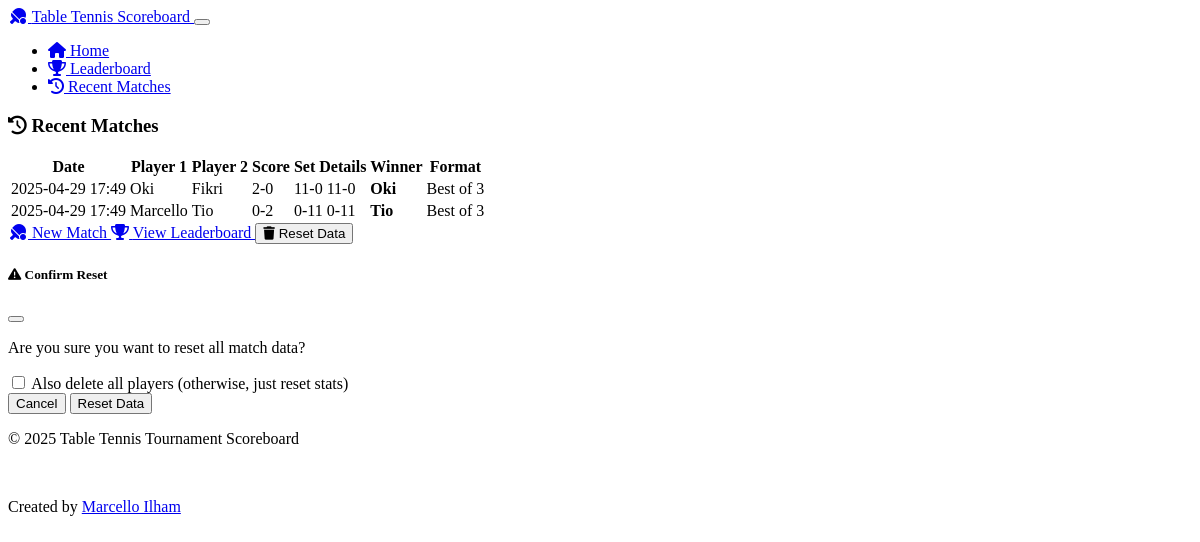
Page /recent on the committed database.
### models.py (models this page shows, shortened)
class Match(db.Model):
    id = db.Column(db.Integer, primary_key=True)
    player1_id = db.Column(db.Integer, db.ForeignKey('player.id'), nullable=False)
    player2_id = db.Column(db.Integer, db.ForeignKey('player.id'), nullable=False)
    player1_sets = db.Column(db.Integer, nullable=False)
    player2_sets = db.Column(db.Integer, nullable=False)
    winner_id = db.Column(db.Integer, db.ForeignKey('player.id'), nullable=False)
    match_date = db.Column(db.DateTime, default=datetime.utcnow)
    set_scores = db.Column(db.String(255), nullable=False)
    max_sets = db.Column(db.Integer, default=3)
    first_server = db.Column(db.Integer, db.ForeignKey('player.id'), nullable=False)
    player1 = db.relationship('Player', foreign_keys=[player1_id])
    player2 = db.relationship('Player', foreign_keys=[player2_id])
    winner = db.relationship('Player', foreign_keys=[winner_id])
    first_server_player = db.relationship('Player', foreign_keys=[first_server])
    def set_scores_list(self):
        try:
            return json.loads(self.set_scores)
        except:
            return []

class Player(db.Model):
    id = db.Column(db.Integer, primary_key=True)
    name = db.Column(db.String(64), unique=True, nullable=False)
    wins = db.Column(db.Integer, default=0)
    matches_played = db.Column(db.Integer, default=0)
    created_at = db.Column(db.DateTime, default=datetime.utcnow)

### routes.py (the view)
@app.route('/recent')
def recent_matches():
    matches = Match.query.order_by(Match.match_date.desc()).all()
    return render_template('recent.html', matches=matches)

### templates/recent.html
{% extends 'base.html' %}
{% block content %}
<div class="container">
    <div class="row mb-4">
        <div class="col-12">
            <div class="card shadow">
                <div class="card-header bg-info text-white">
                    <h3 class="mb-0"><i class="fas fa-history me-2"></i> Recent Matches</h3>
                </div>
                <div class="card-body">
                    {% if matches %}
                        <div class="table-responsive">
                            <table class="table table-hover align-middle">
                                <thead>
                                    <tr>
                                        <th>Date</th>
                                        <th>Player 1</th>
                                        <th>Player 2</th>
                                        <th>Score</th>
                                        <th>Set Details</th>
                                        <th>Winner</th>
                                        <th>Format</th>
                                    </tr>
                                </thead>
                                <tbody>
                                    {% for match in matches %}
                                    <tr>
                                        <td>{{ match.match_date.strftime('%Y-%m-%d %H:%M') }}</td>
                                        <td>{{ match.player1.name }}</td>
                                        <td>{{ match.player2.name }}</td>
                                        <td>{{ match.player1_sets }}-{{ match.player2_sets }}</td>
                                        <td>
                                            {% if match.set_scores %}
                                                {% for set_score in match.set_scores_list() %}
                                                    <span class="badge bg-light text-dark">
                                                        {{ set_score.player1_score }}-{{ set_score.player2_score }}
                                                    </span>
                                                {% endfor %}
                                            {% else %}
                                                <em>No detailed scores</em>
                                            {% endif %}
                                        </td>
                                        <td>
                                            <strong>{{ match.winner.name }}</strong>
                                        </td>
                                        <td>Best of {{ match.max_sets }}</td>
                                    </tr>
                                    {% endfor %}
                                </tbody>
                            </table>
                        </div>
                    {% else %}
                        <div class="alert alert-info">
                            <i class="fas fa-info-circle me-2"></i> No matches have been played yet.
                        </div>
                    {% endif %}
                </div>
            </div>
        </div>
    </div>
    <div class="d-flex justify-content-center gap-3 mb-5">
        <a href="{{ url_for('index') }}" class="btn btn-primary">
            <i class="fas fa-table-tennis-paddle-ball me-1"></i> New Match
        </a>
        <a href="{{ url_for('leaderboard') }}" class="btn btn-outline-primary">
            <i class="fas fa-trophy me-1"></i> View Leaderboard
        </a>
        <button type="button" class="btn btn-danger" data-bs-toggle="modal" data-bs-target="#resetModal">
            <i class="fas fa-trash me-1"></i> Reset Data
        </button>
    </div>
</div>
<div class="modal fade" id="resetModal" tabindex="-1" aria-labelledby="resetModalLabel" aria-hidden="true">
    <div class="modal-dialog">
        <div class="modal-content">
            <div class="modal-header bg-danger text-white">
                <h5 class="modal-title" id="resetModalLabel"><i class="fas fa-exclamation-triangle me-2"></i> Confirm Reset</h5>
                <button type="button" class="btn-close" data-bs-dismiss="modal" aria-label="Close"></button>
            </div>
            <div class="modal-body">
                <p>Are you sure you want to reset all match data?</p>
                <form id="resetForm" action="{{ url_for('reset_data') }}" method="POST">
                    <div class="form-check mb-3">
                        <input class="form-check-input" type="checkbox" name="delete_players" value="true" id="deletePlayersCheck">
                        <label class="form-check-label" for="deletePlayersCheck">
                            Also delete all players (otherwise, just reset stats)
                        </label>
                    </div>
                </form>
            </div>
            <div class="modal-footer">
                <button type="button" class="btn btn-secondary" data-bs-dismiss="modal">Cancel</button>
                <button type="submit" form="resetForm" class="btn btn-danger">Reset Data</button>
            </div>
        </div>
    </div>
</div>
{% endblock %}

### rows in the picture
Match: match_date "2025-04-29 17:49", player1.name "Oki", player2.name "Fikri", player1_sets "2", player2_sets "0", player1_score "11" "11", player2_score "0" "0", winner.name "Oki", max_sets "3"
Match: match_date "2025-04-29 17:49", player1.name "Marcello", player2.name "Tio", player1_sets "0", player2_sets "2", player1_score "0" "0", player2_score "11" "11", winner.name "Tio", max_sets "3"
